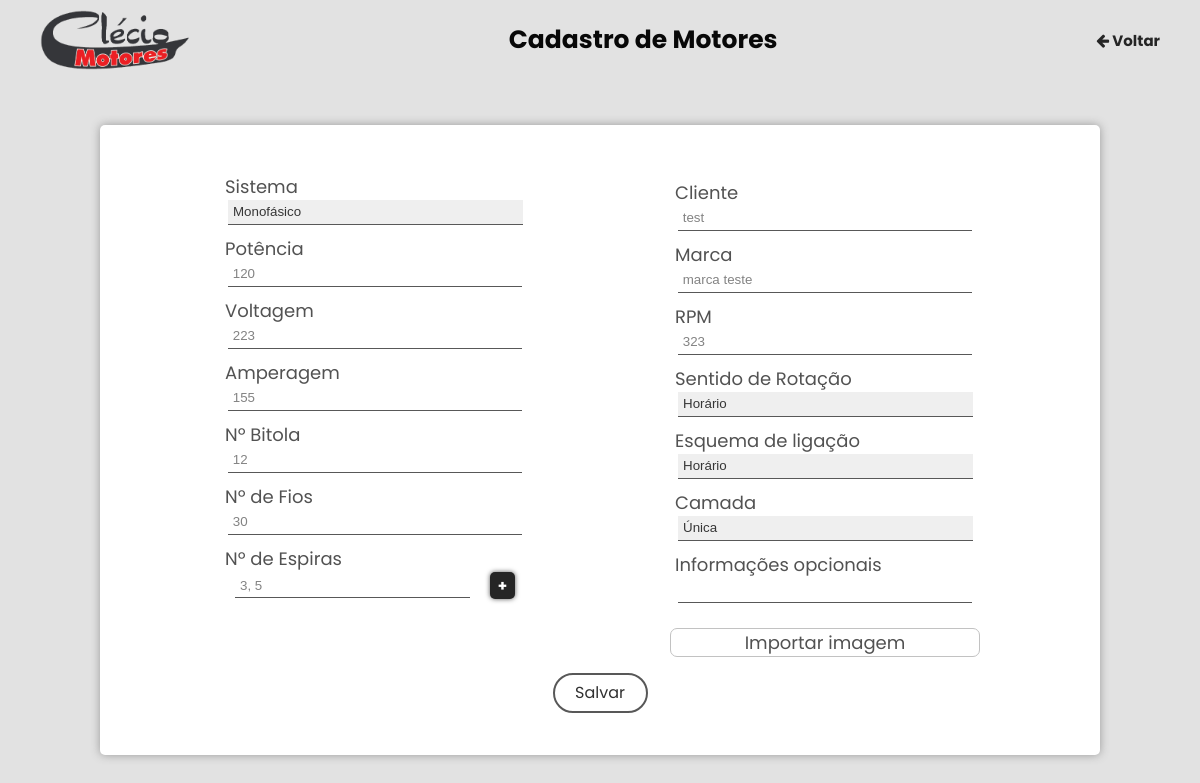
Screenshot of /editarMotor.php?id=1 (signed in) with the database file from the repository.
### tables this page shows
CREATE TABLE `motor` (
  `id` int(11) NOT NULL,
  `cliente` varchar(50) NOT NULL,
  `sistema` varchar(30) NOT NULL,
  `potencia` varchar(30) NOT NULL,
  `voltagem` varchar(30) NOT NULL,
  `amperagem` varchar(30) NOT NULL,
  `bitolas` varchar(30) NOT NULL,
  `fios` varchar(30) NOT NULL,
  `espiras` varchar(30) NOT NULL,
  `marca` varchar(30) NOT NULL,
  `rpm` varchar(30) NOT NULL,
  `rotacao` varchar(15) NOT NULL,
  `ligacao` varchar(10) NOT NULL,
  `camada` varchar(10) NOT NULL,
  `informacoes` varchar(120) NOT NULL,
  `imagem` varchar(255) NOT NULL
);

### CLASSES/Motores.php (called while the page is built, shortened)
<?php
Class Motor{
    public function seleciona($id){
        global $pdo;
        $sql = "SELECT * FROM motor WHERE id = $id";
        $sql = $pdo->prepare($sql);
        $sql->execute();
        $motor = $sql->fetch();
        return $motor;
    }
}
?>

### editarMotor.php (the view, shortened to what this page needs)
<?php
if(!isset($_SESSION['id_user'])){
    header("location: index.php");
    exit;
} else {
    require_once 'CLASSES/Motores.php';
    $m = new Motor;
    if(isset($_GET['id'])) {
        $id = $_GET['id'];
    }	else {
        echo 'Código não informado!';
        exit;
    }
    $motor = $m->seleciona($id);
?>
<!DOCTYPE html>
<html lang="pt-br">
<head>
    <link rel="stylesheet" href="https://cdnjs.cloudflare.com/ajax/libs/font-awesome/4.7.0/css/font-awesome.min.css">
    <link rel="stylesheet" type="text/css" href="CSS/stylecadMotores.css" />
</head>
<body>
    <header>
        <img src="images/logo.png">
        <h1>Cadastro de Motores</h1>
        <a href="pesquisa.php"><i class="fa fa-arrow-left" aria-hidden="true"></i> Voltar</a>
    </header>
    <div class="container">
        <form method="POST" id="form" enctype="multipart/form-data">
            <div class="box" id="box">
                <div class="content">
                    <div class="left">
                        <div class="input">
                            <label>Sistema</label>
                            <select name="sistema" id="sistema">
                                <option value="<?= $motor['sistema']?>"><?= $motor['sistema']?></option>
                            </select>
                        </div>
                        <div class="input">
                            <label>Potência</label>
                            <input type="text" name="potencia" id="potencia" value="<?= $motor['potencia']?>">
                        </div>
                        <div class="input">
                            <label>Voltagem</label>
                            <input type="text" name="voltagem" id="voltagem" value="<?= $motor['voltagem']?>">
                        </div>
                        <div class="input">
                            <label>Amperagem</label>
                            <input type="text" name="amperagem" id="amperagem" value="<?= $motor['amperagem']?>">
                        </div>
                        <div class="input">
                            <label>Nº Bitola</label>
                            <input type="text" name="bitola" id="bitola" value="<?= $motor['bitolas']?>">
                        </div>
                        <div class="input">
                            <label>Nº de Fios</label>
                            <input type="number" name="fios" id="fios" value="<?= $motor['fios']?>">
                        </div>
                        <div class="input" id="inputespiras">
                            <label>Nº de Espiras</label>
                            <div class="box-add">
                                <div class="field">
                                    <input type="textbox" name="espiras[]" id="espiras" value="<?= $motor['espiras']?>">
                                </div>
                                <div class="button-box">
                                    <input type="button" name="submit" id="submit" value="+" onclick="add_more()">
                                </div>
                            </div>
                        </div>
                    </div>
                    <div class="right">
                        <div class="input">
                            <label>Cliente</label>
                            <input type="text" name="cliente" id="cliente" value="<?= $motor['cliente']?>">
                        </div>
                        <div class="input">
                            <label>Marca</label>
                            <input type="text" name="marca" id="marca" value="<?= $motor['marca']?>">
                        </div>
                        <div class="input">
                            <label>RPM</label>
                            <input type="text" name="rpm" id="rpm" value="<?= $motor['rpm']?>">
                        </div>
                        <div class="input">
                            <label>Sentido de Rotação</label>
                            <select name="rotacao" id="rotacao">
                                <option value="<?= $motor['rotacao']?>"><?= $motor['rotacao']?></option>
                            </select>
                        </div>
                        <div class="input">
                            <label>Esquema de ligação</label>
                            <select name="ligacao" id="ligacao">
                                <option value="<?= $motor['rotacao']?>"><?= $motor['rotacao']?></option>
                            </select>
                        </div>
                        <div class="input">
                            <label>Camada</label>
                            <select name="camada" id="camada" >
                                <option value="<?= $motor['camada']?>"><?= $motor['camada']?></option>
                            </select>
                        </div>
                        <div class="input">
                            <label>Informações opcionais</label>
                            <input type="text" name="informacoes" id="informacoes" value="<?= $motor['informacoes']?>">
                        </div>
                        <div class="input">
                            <div class="inputfile">
                                <label for="imagem">Importar imagem</label>
                            </div>
                        </div>
                    </div>
                </div>
                <div class="btn">
                    <button name="salvar" type="submit">Salvar</button>
                </div>
            </div>
        </form>
    </div>
</body>
</html>
<?php
    }
?>

### CSS/stylecadMotores.css (style rules this page uses)
* { padding: 0; margin: 0; box-sizing: border-box; }
html { font-family: Poppins; }
a { text-decoration: none; }
body { background-color: #e2e2e2; }
header { width: 100%; height: 80px; display: flex; justify-content: space-between; align-items: center; padding: 0 40px; }
header img { margin-right: auto; max-width: 150px; }
header h1 { text-align: center; margin-right: auto; font: bold 25px Poppins; color: rgb(8, 8, 8); }
header a { font: bold 15px Poppins; cursor: pointer; color: #252525; transition: 0.2s; }
.container { width: 100%; height: 90vh; display: flex; justify-content: center; align-items: center; }
.box { width: 1000px; height: 630px; display: flex; flex-direction: column; justify-content: center; align-items: center; background-color: #ffffff; border-radius: 5px; box-shadow: 0 0 10px rgb(153, 153, 153); }
.content { width: 100%; height: 500px; display: flex; justify-content: space-between; align-items: center; padding: 0 120px; }
.right, .left { width: 310px; }
.left { margin-bottom: auto; }
.input { height: 100%; display: flex; flex-direction: column; justify-content: center; align-items: center; padding: 5px 0; }
.input label { margin-right: auto; padding: 0 5px; font: 18px Poppins; color: rgb(82, 82, 82); }
.input input { width: 95%; height: 25px; outline: none; border: none; border-bottom: 1.5px solid #585858; padding: 2px 5px; color: #838383; transition: 0.3s; }
.input select { width: 95%; height: 25px; margin-right: auto; margin-left: 8px; outline: none; border: none; border-bottom: 1.5px solid #585858; padding: 2px 5px; color: #363636; transition: 0.3s; -moz-appearance: none; -webkit-appearance: none; appearance: none; }
.inputfile { height: 100%; }
.inputfile label { display: flex; justify-content: space-around; align-items: center; width: 310px; height: auto; background: #FFFFFF; margin-top: 15px; border: 1px solid #C2C2C2; border-radius: 7px; cursor: pointer; }
.btn { width: 100px; margin-top: 5px; display: flex; justify-content: center; align-items: center; }
.btn button { width: 95%; height: 40px; background: none; outline: none; border: 2px solid #585858; border-radius: 30px; font: 16px Poppins; color: #313131; transition: 0.3s; }
.box-add { width: 280px; display: flex; }
.field { width: 270px; }
.box-add input { width: 235px; }
.button-box input { width: 25px; height: 27px; background-color: #252525; box-shadow: 0 0 5px #585858; border-radius: 5px; font: bold 15px Poppins; color: #fff; outline: none; border: none; cursor: pointer; }

### rows the page displays
motor: sistema "Monofásico", potencia "120", voltagem "223", amperagem "155", bitola "12", fios "30", espiras "3, 5", cliente "test", marca "marca teste", rpm "323", rotacao "Horário", ligacao "Horário", camada "Única"
